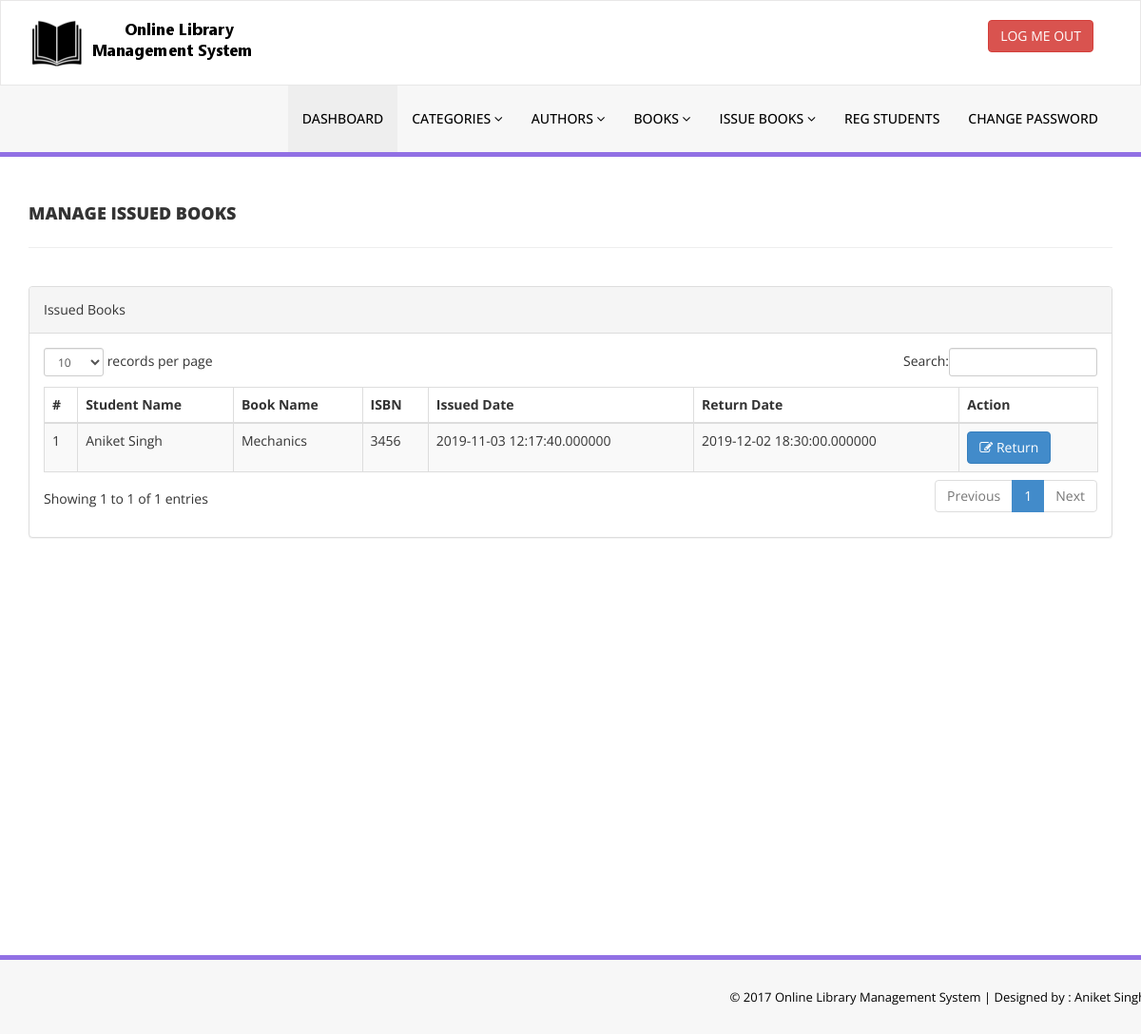
Screenshot of /library/admin/manage-issued-books.php (signed in) with the database file from the repository.
### tables this page shows
CREATE TABLE IF NOT EXISTS `books` (
  `ISBN` int(6) NOT NULL,
  `bookName` varchar(200) NOT NULL,
  `category` varchar(200) NOT NULL,
  `price` float DEFAULT '0',
  `author` varchar(100) NOT NULL,
  `book_added_at` timestamp(6) NOT NULL DEFAULT CURRENT_TIMESTAMP(6),
  `book_updated_at` timestamp(6) NOT NULL DEFAULT CURRENT_TIMESTAMP(6),
  `status` enum('issued','available','requested') NOT NULL DEFAULT 'available',
  PRIMARY KEY (`ISBN`)
);

CREATE TABLE IF NOT EXISTS `students` (
  `student_id` int(6) NOT NULL AUTO_INCREMENT,
  `fullname` varchar(150) NOT NULL,
  `email` varchar(150) NOT NULL,
  `mobileno` bigint(10) NOT NULL,
  `password` varchar(256) NOT NULL,
  `status` enum('active','pending','blocked') NOT NULL DEFAULT 'pending',
  `added_at` timestamp(6) NULL DEFAULT NULL,
  `updated_at` timestamp NOT NULL DEFAULT CURRENT_TIMESTAMP,
  PRIMARY KEY (`student_id`)
);

CREATE TABLE IF NOT EXISTS `issued_books` (
  `iss_book_id` int(6) NOT NULL AUTO_INCREMENT,
  `student_id` int(6) NOT NULL,
  `ISBN` int(6) NOT NULL,
  `status` enum('issued','returned') NOT NULL DEFAULT 'issued',
  `issued_on` timestamp(6) NOT NULL,
  `return_date` timestamp(6) NOT NULL DEFAULT CURRENT_TIMESTAMP(6),
  `fine` int(3) NOT NULL DEFAULT '0',
  PRIMARY KEY (`iss_book_id`),
  KEY `ISBN` (`ISBN`)
);

### library/admin/manage-issued-books.php (the view, shortened to what this page needs)
<?php
if(isset($_SESSION['user'])){
include('includes/config.php');
    $status = 'issued';
        $thisquery = "select * from books  RIGHT OUTER JOIN issued_books ON books.ISBN = issued_books.ISBN LEFT OUTER JOIN STUDENTS ON issued_books.student_id = students.student_id where issued_books.status ='$status'";
        $thisqueryresult = mysqli_query($con, $thisquery) or die(mysqli_error($con));
}
?>
<!DOCTYPE html>
<html xmlns="http://www.w3.org/1999/xhtml">
<head>
    <link href="assets/css/bootstrap.css" rel="stylesheet" />
    <link href="assets/css/font-awesome.css" rel="stylesheet" />
    <link href="assets/js/dataTables/dataTables.bootstrap.css" rel="stylesheet" />
    <link href="assets/css/style.css" rel="stylesheet" />
</head>
<body>
<?php include('includes/header.php');?>
    <div class="content-wrapper">
         <div class="container">
        <div class="row pad-botm">
            <div class="col-md-12">
                <h4 class="header-line">Manage Issued Books</h4>
    </div>
     <div class="row">
</div>
        </div>
            <div class="row">
                <div class="col-md-12">
                    <div class="panel panel-default">
                        <div class="panel-heading">
                          Issued Books
                        </div>
                        <div class="panel-body">
                            <div class="table-responsive">
                                <table class="table table-striped table-bordered table-hover" id="dataTables-example">
                                    <thead>
                                        <tr>
                                            <th>#</th>
                                            <th>Student Name</th>
                                            <th>Book Name</th>
                                            <th>ISBN </th>
                                            <th>Issued Date</th>
                                            <th>Return Date</th>
                                            <th>Action</th>
                                        </tr>
                                    </thead>
                                    <tbody>
                                      <?php
                                        $count = 1;
                                        while($print = mysqli_fetch_array($thisqueryresult)){?>
                                        <tr class="odd gradeX">
                                            <td class="center"><?php  echo($count)?></td>
                                            <td class="center"><?php echo($print['fullname'])?> </td>
                                            <td class="center"><?php echo($print['bookName'])?> </td>
                                            <td class="center"><?php echo($print['ISBN'])?> </td>
                                            <td class="center"><?php echo($print['issued_on'])?> </td>
                                            <td class="center"><?php echo($print['return_date'])?> </td>
                                            <td class="center">
                                              <a href="update-issue-bookdeails.php?rid=<?php echo($print['iss_book_id']) ?>"><button class="btn btn-primary"><i class="fa fa-edit "></i> Return</button></a>
                                            </td>
                                        </tr>
                                     <?php $count++; } ?>
                                    </tbody>
                                </table>
                            </div>
                        </div>
                    </div>
                </div>
            </div>
    </div>
    </div>
  <?php include('includes/footer.php');?>
</body>
</html>

### library/admin/assets/css/style.css (style rules this page uses)
.content-wrapper { margin-top: 40px; min-height:800px; padding-bottom:90px; }
.header-line { font-weight:900; padding-bottom:25px; border-bottom:1px solid #eeeeee; text-transform:uppercase; }
.pad-botm { padding-bottom:30px; }

### rows the page displays
books: students.fullname "Aniket Singh", bookName "Mechanics", issued_books.ISBN "3456", issued_books.issued_on "2019-11-03 12:17:40.000000", issued_books.return_date "2019-12-02 18:30:00.000000"
